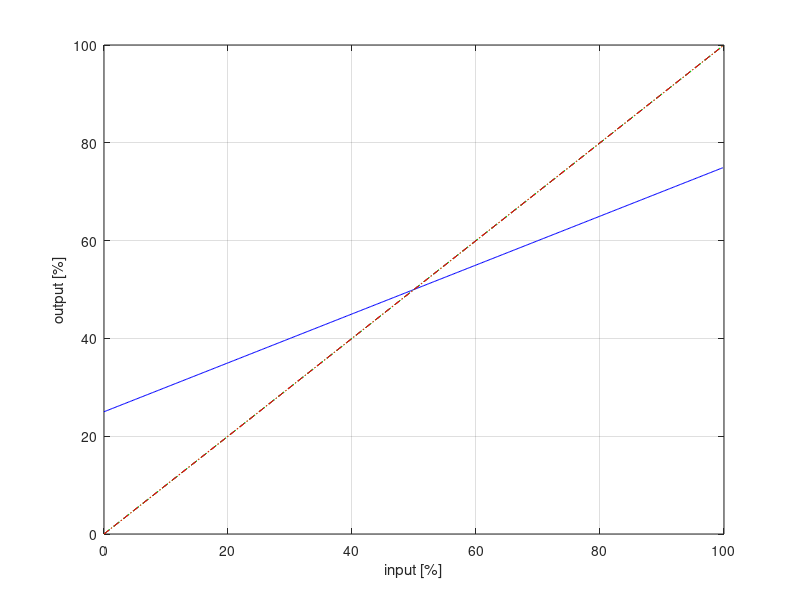

MATLAB code to generate this figure:
function [] = test_trim()

% Matlab script to test trim axis merge mode for UJR

clear; close all

range1 = 2^16 - 1;
range2 = 2^16 - 1;

ax1 = 0:128:range1;
% ax2 = (range2/4):100:(3*range2/4);
ax2 = (sin((0:1000)*2*pi/500) + 1)*range2/2;

nval1 = 100 * ax1 / range1;
nval3 = merge1(ax1,ax2(1),range1);
nval4 = merge2(ax1,ax2(1),range1,range2);
nval5 = merge3(ax1,ax2(1),range1,range2); 

figure(1)
plot(nval1,nval1,'--k')
hold on
h3 = plot(nval1,nval3,'-b');
h4 = plot(nval1,nval4,':g');
h5 = plot(nval1,nval5,'-.r');
grid on
xlabel('input [%]')
ylabel('output [%]')
axis([0 100 0 100])

for ii = 1:length(ax2)
    nval3 = merge1(ax1,ax2(ii),range1);
    nval4 = merge2(ax1,ax2(ii),range1,range2);
    nval5 = merge3(ax1,ax2(ii),range1,range2); 
    set(h3,'YData',nval3)
    set(h4,'YData',nval4)
    set(h5,'YData',nval5)
    pause(0.001)
end

end

function [nval] = merge1(ax1,ax2,range1)
    val = (ax1 + ax2(1)) / 2;
    nval = 100 * val / range1;
end

function [nval] = merge2(ax1,ax2,range1,range2)
    
    ax1 = ax1 / range1;
    ax2 = ax2 / range2;
    
    nval = 100 * (2*ax1 + (ax2(1) - 0.5)) / 2;

end

function [nval] = merge3(ax1,ax2,range1,range2)
    
    ax1 = ax1 / range1;
    ax2 = ax2 / range2;
    
    ax2 = ax2 *.5 + .25;
    a = 2 - 4*ax2(1);
    b = 4*ax2(1) - 1;
    
    nval = 100 * (a*ax1.^2 + b*ax1);

end
